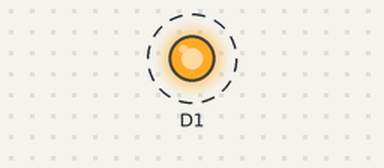
The sketch below on a simulated ESP8266 (NodeMCU). Parts: output pins drawn as LEDs (lit = HIGH). Dashed ring = blinking.

Above: at 0.05 s.
Timing chart, 0 to 3.0 s (numbered marks = the images above):
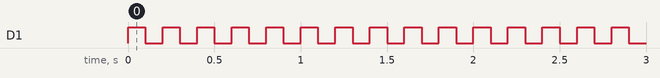

The sketch:

LED.ino
```cpp
void setup() {
  // put your setup code here, to run once:
  pinMode(D1,OUTPUT);
}

void loop() {
  // put your main code here, to run repeatedly:
  digitalWrite(LED_BUILTIN,HIGH);
  digitalWrite(D1,HIGH);
  delay(100);
  digitalWrite(LED_BUILTIN,LOW);
  digitalWrite(D1,LOW);
  delay(100);
}
```

Measured:
- by itself, D1: alternates HIGH for 0.10 s and LOW for 0.10 s
